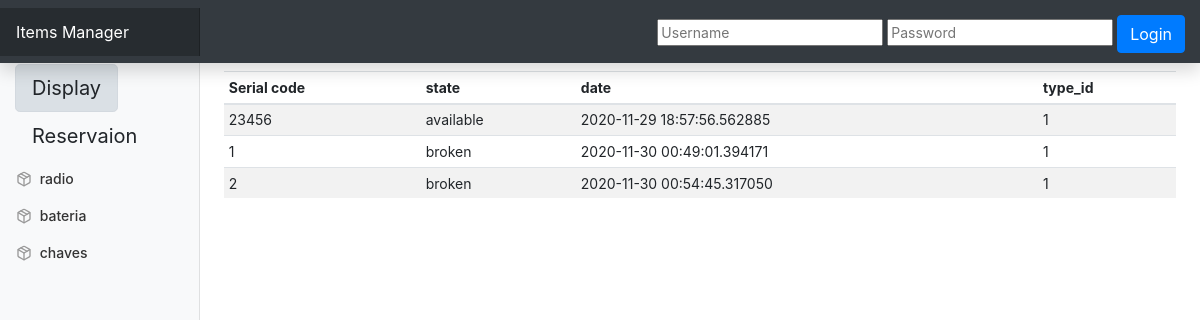
The page /display/1 on the database its author committed.
### models.py (models this page shows)
class ItemType(db.Model):
    id = db.Column(db.Integer, primary_key=True)
    item_name = db.Column(db.String(100), nullable=False)
    item_description = db.Column(db.Text)
    items = db.relationship('Item', backref='item_type', lazy=True)

class Item(db.Model):
    id = db.Column(db.Integer, primary_key=True)
    serial_nr = db.Column(db.Integer, unique=True, nullable=False)
    state = db.Column(db.String(50), nullable=False)
    date_inserted = db.Column(db.DateTime, nullable=False, default=datetime.utcnow)
    date_updated = db.Column(db.DateTime, onupdate=datetime.utcnow)
    item_type_id = db.Column(db.Integer, db.ForeignKey('item_type.id'), nullable=False)

### views.py (the view)
@app.route("/display/<item_type>")
def display(item_type):
    all_item_type = ItemType.query.all()
    item_type_selected = ItemType.query.filter_by(item_name=item_type).all()
    if len(item_type_selected) >  0:
        item_type_selected = item_type_selected[0]
    else:
        item_type_selected = ItemType.query.all()[0]
    item_list = Item.query.filter_by(item_type_id=item_type_selected.id).all()
    return render_template(
        'dashindex.html',
        item_type_list=all_item_type,
        item_type_selected=item_type_selected,
        item_display_list=item_list,
        disp=display,
    )

### views.py (called while the page is built)
@app.before_request
def before_request():
    username = session.get('username')
    password = session.get('password')
    if users.get(username) and users.get(username).get(password) == password:
        g.user = users.get(username)
    else:
        g.user = {}

### templates/dashindex.html (shortened to what this page needs)
<!DOCTYPE html>
<html lang="en">
  <head>
    <link
      rel="stylesheet"
      href="https://cdn.jsdelivr.net/npm/bootstrap@4.5.3/dist/css/bootstrap.min.css"
    />
    <link href="static/dashboard.css" rel="stylesheet" />
  </head>
  <body>
    <nav
      class="navbar navbar-dark sticky-top bg-dark flex-md-nowrap p-0 shadow"
    >
      <a class="navbar-brand col-md-3 col-lg-2 mr-0 px-3" href="#"
        >Items Manager</a
      >
      <div style="padding: 15px 15px 10px">
        <form action="/login" method="POST">
          <input type="text" name="sp_uname" placeholder="Username" />
          <input type="password" name="sp_pass" placeholder="Password" />
          <button class="btn btn-primary" type="submit">Login</button>
        </form>
      </div>
    </nav>
    <div class="container-fluid">
      <div class="row">
        <nav
          id="sidebarMenu"
          class="col-md-3 col-lg-2 d-md-block bg-light sidebar collapse"
        >
          <div class="sidebar-sticky pt-3">
            <ul class="nav flex-column">
              <div
                class="dispres container btn-group bt-group-lg"
                role="group"
                aria-label="Button group"
              >
                <div class="row">
                  {% if item_display_list %}
                  <li class="display col">
                    <a
                      class="btn btn-light btn-lg active"
                      href="{{ url_for('display', item_type=item_type_list.item_name)}}"
                      role="button"
                    >
                      Display
                    </a>
                  </li>
                  {% endif %} {% if reservation_list %}
                  <li class="resevation col">
                    <a
                      class="btn btn-light btn-lg active"
                      href="{{ url_for('reservation', item_type=item_type_list.item_name)}}"
                      role="button"
                    >
                      Reservaion
                    </a>
                  </li>
                  {% else %}
                  <li class="resevation col">
                    <a
                      class="btn btn-light btn-lg"
                      href="{{ url_for('reservation', item_type=item_type_list.item_name)}}    "
                      role="button"
                    >
                      Reservaion
                    </a>
                  </li>
                  {% endif %}
                </div>
              </div>
              {% for item_type in item_type_list -%}
              <li class="nav-item">
                <a
                  class="nav-link"
                  href="{% if item_display_list -%}
                        {{ url_for('display', item_type=item_type.item_name)}}
                        {% endif %}"
                >
                  <span data-feather="package"></span>
                  {{ item_type.item_name }}
                </a>
              </li>
              {%- endfor %}
            </ul>
          </div>
        </nav>
        <main role="main" class="col-md-9 ml-sm-auto col-lg-10 px-md-4">
          <div class="table-responsive">
            <table class="table table-striped table-sm">
              <thead>
                <tr>
                  {% if item_display_list %}
                  <th>Serial code</th>
                  <th>state</th>
                  <th>date</th>
                  <th>type_id</th>
                  {% endif %}
                </tr>
              </thead>
              <tbody>
                {% if item_display_list %} {% for item in item_display_list %}
                <tr>
                  <td>{{item.serial_nr}}</td>
                  <td>{{item.state}}</td>
                  <td>{{item.date_inserted}}</td>
                  <td>{{item.item_type_id}}</td>
                </tr>
                {% endfor %} {% endif %}
              </tbody>
            </table>
          </div>
        </main>
      </div>
    </div>
  </body>
</html>

### static/dashboard.css (style rules this page uses)
body { font-size: .875rem; }
.feather { width: 16px; height: 16px; vertical-align: text-bottom; }
.sidebar { position: fixed; top: 0; bottom: 0; left: 0; z-index: 100; padding: 48px 0 0; box-shadow: inset -1px 0 0 rgba(0, 0, 0, .1); }
.sidebar-sticky { position: relative; top: 0; height: calc(100vh - 48px); padding-top: .5rem; overflow-x: hidden; overflow-y: auto; }
.sidebar .nav-link { font-weight: 500; color: #333; }
.sidebar .nav-link .feather { margin-right: 4px; color: #999; }
.navbar-brand { padding-top: .75rem; padding-bottom: .75rem; font-size: 1rem; background-color: rgba(0, 0, 0, .25); box-shadow: inset -1px 0 0 rgba(0, 0, 0, .25); }

### rows shown on the page
ItemType: item_name "radio"
ItemType: item_name "bateria"
ItemType: item_name "chaves"
Item: serial_nr "23456", state "available", date_inserted "2020-11-29 18:57:56.562885", item_type_id "1"
Item: serial_nr "1", state "broken", date_inserted "2020-11-30 00:49:01.394171", item_type_id "1"
Item: serial_nr "2", state "broken", date_inserted "2020-11-30 00:54:45.317050", item_type_id "1"
